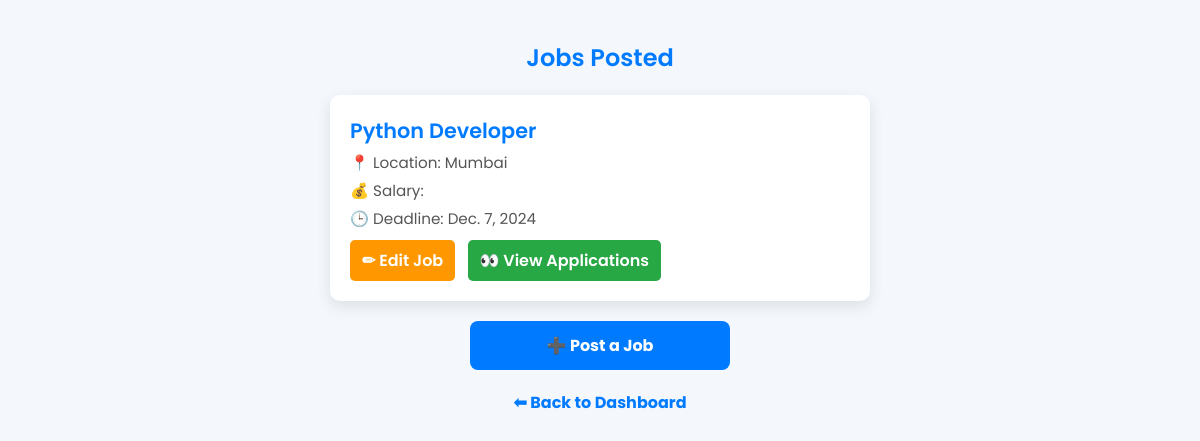
The app's page /jobs-posted/ (signed in) with its own data.
### jobs/models.py (models this page shows, shortened)
class Job(models.Model):
    JOB_TYPE_CHOICES = [
        ('Full-time', 'Full-time'),
        ('Part-time', 'Part-time'),
        ('Contract', 'Contract'),
    ]
    INDUSTRY_CHOICES = [
        ('Information Technology', 'Information Technology'),
        ('Healthcare', 'Healthcare'),
        ('Finance', 'Finance'),
    ]
    STATUS_CHOICES = [
        ('active', 'Active'),
        ('closed', 'Closed'),
    ]
    JOB_MODE_CHOICES = [
        ('Remote', 'Remote'),
        ('Work from Office', 'Work from Office'),
        ('Hybrid', 'Hybrid'),
    ]
    company = models.ForeignKey('Employer', on_delete=models.CASCADE)
    title = models.CharField(max_length=100)
    description = models.TextField()
    location = models.CharField(max_length=100)
    industry = models.CharField(max_length=30, choices=INDUSTRY_CHOICES, default='Finance')
    min_salary = models.DecimalField(
        max_digits=10, decimal_places=2, null=True, blank=True,
        help_text="Minimum salary for this job (optional)."
    )
    max_salary = models.DecimalField(
        max_digits=10, decimal_places=2, null=True, blank=True,
        help_text="Maximum salary for this job (optional)."
    )
    min_experience = models.PositiveIntegerField(
        default=0,
        help_text="Minimum years of experience required for this job."
    )
    max_experience = models.PositiveIntegerField(
        null=True, blank=True,
        help_text="Maximum years of experience required for this job (optional)."
    )
    vacancies = models.PositiveIntegerField(
        default=1,
        help_text="Number of openings available for this job."
    )
    job_type = models.CharField(max_length=20, choices=JOB_TYPE_CHOICES, default='Full-time')
    job_mode = models.CharField(max_length=20, choices=JOB_MODE_CHOICES, default='Work from Office')
    deadline = models.DateField()
    status = models.CharField(
        max_length=10,
        choices=STATUS_CHOICES,
        default='active',
        help_text="Indicates whether the job is active or closed."
    )
    created_at = models.DateTimeField(default=now)
    updated_at = models.DateTimeField(auto_now=True)

### jobs/views.py (the view)
# urls.py: path('jobs-posted/', views.jobs_posted, name='jobs_posted'),
@login_required(login_url='/login/')
def jobs_posted(request):
    employer = request.user.employer
    jobs = Job.objects.filter(company=employer)
    return render(request, 'jobs_posted.html', {'jobs': jobs})

### jobs/templates/jobs_posted.html (shortened to what this page needs)
<!DOCTYPE html>
<html lang="en">
<head>
</head>
<body>
    <h2>Jobs Posted</h2>
    <ul>
        {% for job in jobs %}
            <li>
                <strong>{{ job.title }}</strong>
                <p>📍 Location: {{ job.location }}</p>
                <p>💰 Salary: {{ job.salary }}</p>
                <p>🕒 Deadline: {{ job.deadline }}</p>
                <div class="job-actions">
                    <a href="{% url 'edit_job' job.id %}" class="edit-btn">✏ Edit Job</a>
                    <a href="{% url 'view_applications' job.id %}" class="view-btn">👀 View Applications</a>
                </div>
            </li>
        {% endfor %}
    </ul>
    <a href="{% url 'post_job' %}" class="post-job-link">➕ Post a Job</a>
    <a href="{% url 'employer_dashboard' %}" class="back-link">⬅ Back to Dashboard</a>
</body>
</html>

### jobs/templates/jobs_posted.html (style rules this page uses)
body { margin: 0; font-family: 'Poppins', sans-serif; background-color: #f4f7fc; color: #333; padding: 20px; }
h2 { text-align: center; color: #007BFF; font-weight: 600; }
ul { list-style: none; padding: 0; display: flex; flex-wrap: wrap; justify-content: center; gap: 20px; }
li { background: white; padding: 20px; border-radius: 10px; box-shadow: 0 5px 15px rgba(0, 0, 0, 0.1); max-width: 500px; width: 100%; transition: transform 0.3s ease-in-out; }
li strong { font-size: 1.3rem; color: #007BFF; font-weight: 600; }
li p { margin: 5px 0; font-size: 0.95rem; color: #555; }
.job-actions { margin-top: 10px; }
.job-actions a { display: inline-block; padding: 8px 12px; margin-right: 8px; border-radius: 5px; text-decoration: none; font-weight: 600; transition: 0.3s; }
.edit-btn { background: #ff9800; color: white; }
.view-btn { background: #28a745; color: white; }
.post-job-link { display: block; text-align: center; margin: 20px auto; background: #007BFF; color: white; text-decoration: none; padding: 12px 20px; border-radius: 8px; font-size: 16px; font-weight: bold; max-width: 220px; transition: background 0.3s; }
.back-link { display: block; text-align: center; margin: 20px auto; color: #007BFF; text-decoration: none; font-weight: bold; font-size: 16px; transition: color 0.3s; }

### records on screen
Job: title "Python Developer", location "Mumbai", deadline "Dec. 7, 2024"
